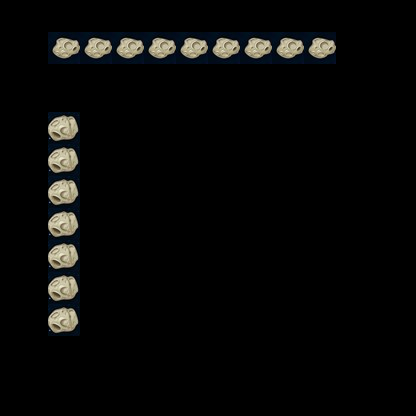

The image is a tile-based game level rendered from a .tmx file. Its description and source (layers, tilesets, objects; grid data summarised) follow:
An orthogonal 26x26 tile map with 16x16 px tiles, 1 tile layer (layer_0).

<map version="1.0" orientation="orthogonal" renderorder="right-down" width="26" height="26" tilewidth="16" tileheight="16">
 <tileset firstgid="1" name="stone" tilewidth="16" tileheight="16">
  <image source="landform/stone.jpg" width="200" height="132" />
 </tileset>
 <layer name="layer_0" width="26" height="26">
  <data>[676 cells, 64 non-empty, 8 distinct tile ids]</data>
 </layer>
</map>